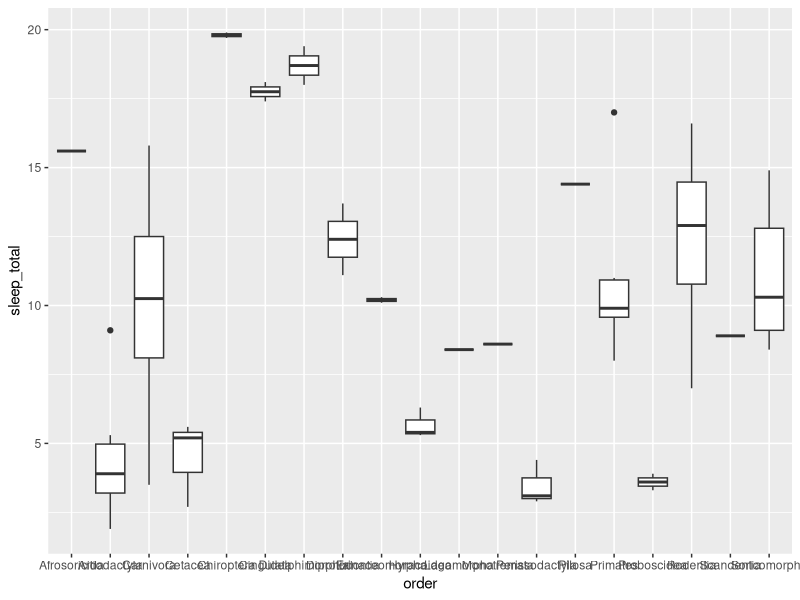
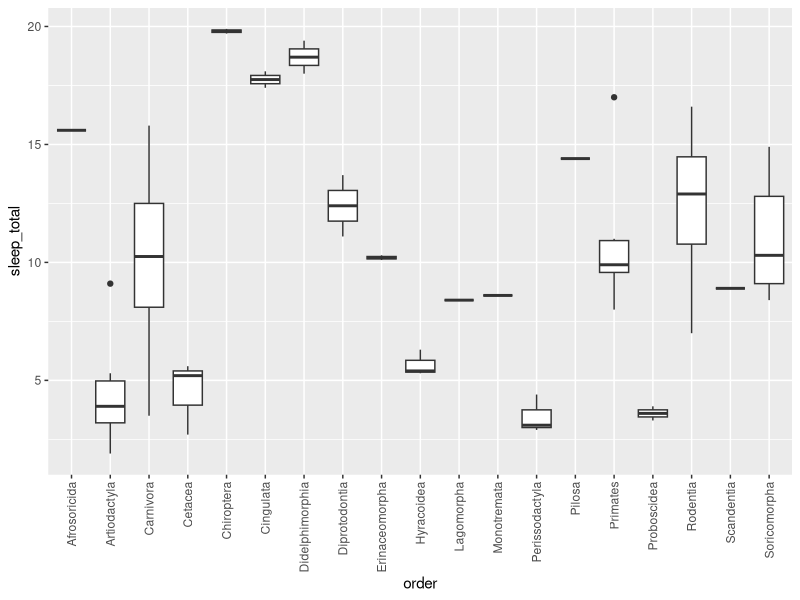
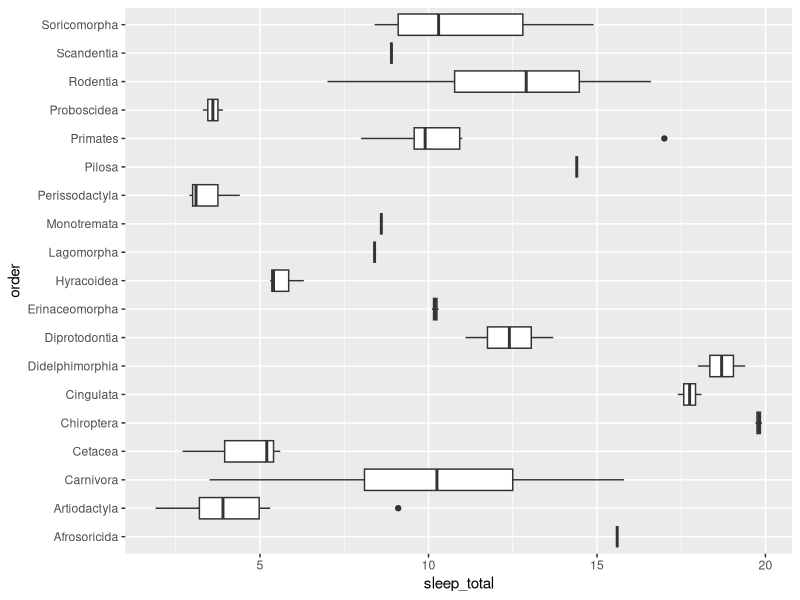
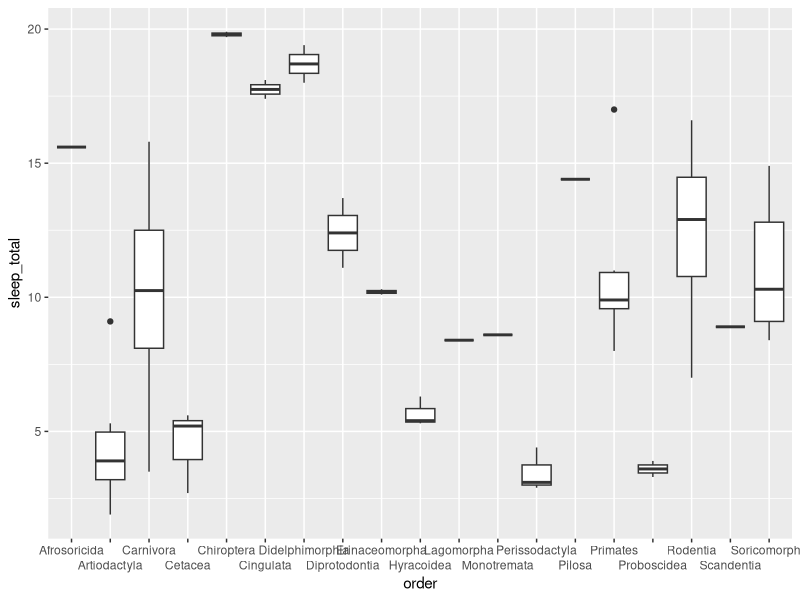
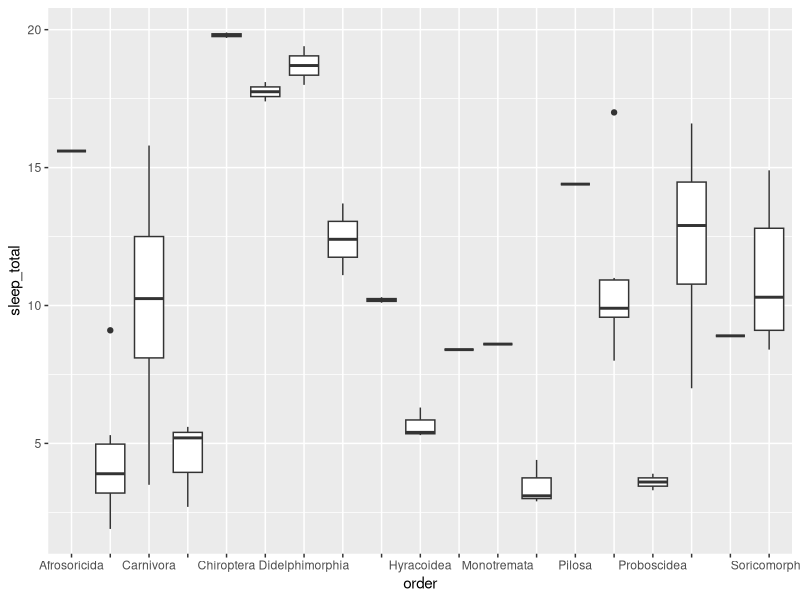
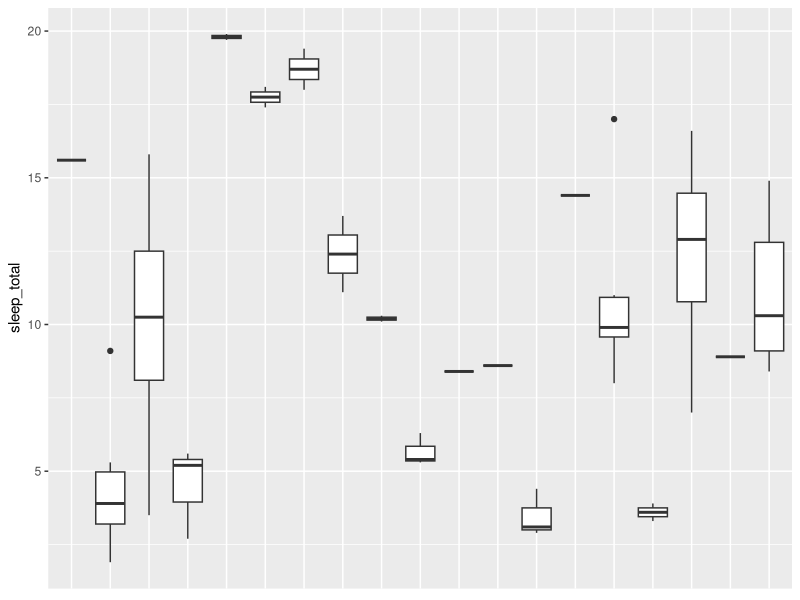

The R script that drew these images, in order:
## ---- chunk 1
library(ggplot2)
knitr::opts_chunk$set(fig.dpi = 96, collapse = TRUE, comment = "#>")
## ---- chunk 2
ggplot(msleep, aes(x = order, y = sleep_total)) +
  geom_boxplot()
## ---- chunk 3
ggplot(msleep, aes(x = order, y = sleep_total)) +
  geom_boxplot() +
  theme(axis.text.x = element_text(angle = 90, vjust = 0.5, hjust = 1))
## ---- chunk 4
ggplot(msleep, aes(y = order, x = sleep_total)) +
  geom_boxplot()
## ---- chunk 5
ggplot(msleep, aes(x = order, y = sleep_total)) +
  geom_boxplot() +
  scale_x_discrete(guide = guide_axis(n.dodge = 2))
## ---- chunk 6
ggplot(msleep, aes(x = order, y = sleep_total)) +
  geom_boxplot() +
  scale_x_discrete(guide = guide_axis(check.overlap = TRUE))
## ---- chunk 7

## ---- chunk 8
ggplot(msleep, aes(x = order, y = sleep_total)) +
  geom_boxplot() + 
  theme(axis.title.x = element_blank(),
        axis.text.x  = element_blank(),
        axis.ticks.x = element_blank())
